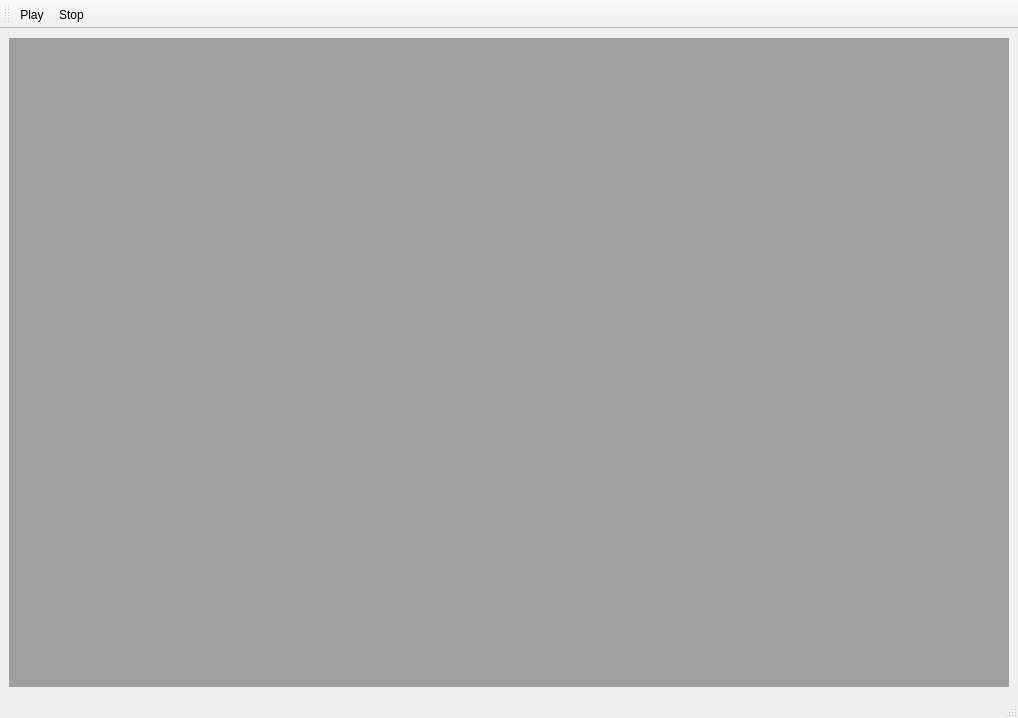
<?xml version="1.0" encoding="UTF-8"?>
<ui version="4.0">
 <class>SNFX</class>
 <widget class="QMainWindow" name="SNFX">
  <property name="geometry">
   <rect>
    <x>0</x>
    <y>0</y>
    <width>1018</width>
    <height>718</height>
   </rect>
  </property>
  <property name="windowTitle">
   <string>SNFX</string>
  </property>
  <widget class="QWidget" name="centralwidget">
   <layout class="QVBoxLayout" name="verticalLayout">
    <item>
     <widget class="QMdiArea" name="mdiArea"/>
    </item>
   </layout>
  </widget>
  <widget class="QMenuBar" name="menubar">
   <property name="geometry">
    <rect>
     <x>0</x>
     <y>0</y>
     <width>1018</width>
     <height>21</height>
    </rect>
   </property>
  </widget>
  <widget class="QStatusBar" name="statusbar"/>
  <widget class="QToolBar" name="toolBar">
   <property name="windowTitle">
    <string>toolBar</string>
   </property>
   <attribute name="toolBarArea">
    <enum>TopToolBarArea</enum>
   </attribute>
   <attribute name="toolBarBreak">
    <bool>false</bool>
   </attribute>
   <addaction name="actionPlay"/>
   <addaction name="actionStop"/>
  </widget>
  <action name="actionPlay">
   <property name="text">
    <string>Play</string>
   </property>
  </action>
  <action name="actionStop">
   <property name="text">
    <string>Stop</string>
   </property>
  </action>
 </widget>
 <resources/>
 <connections/>
</ui>
